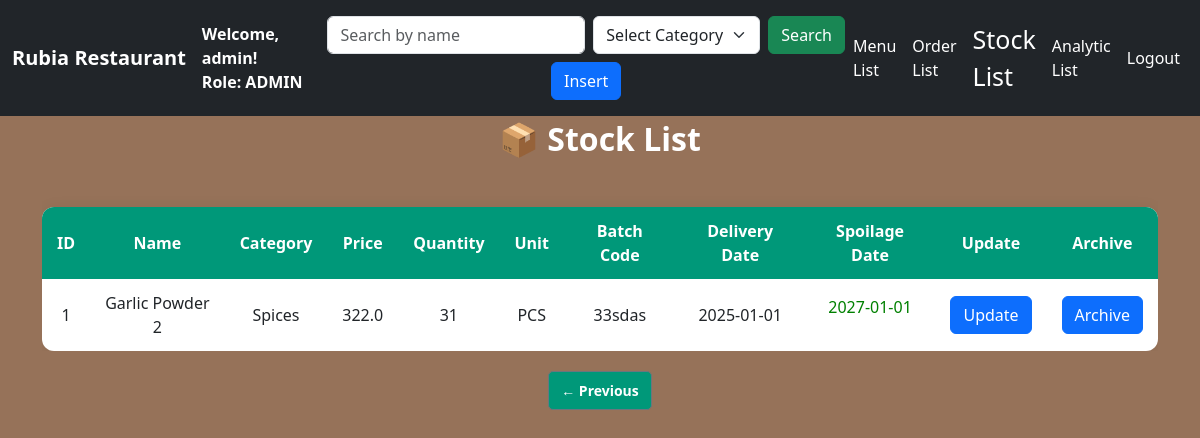
Page /stock/list?page=4 (signed in) on the committed database.
### function/model.py (models this page shows)
class Kitchen_Stock(SQLModel,table=True):
    id:             int                  = Field(default=None,primary_key=True)           #Visible    #Visible      #HIDE
    quantity:       int                  = Field()                                        #Visible    #Visible      #Visible
    price:          float                = Field()                                        #Visible    #Visible      #Visible
    category:       CategoryEnum         = Field()                                        #Visible    #Visible      #Visible
    batch_code:     str                  = Field(nullable=False,max_length=6,unique=True) #Visible    #Visible      #HIDE
    name:           str                  = Field(nullable=False, max_length=56)           #Visible    #Visible      #Visible
    unit:           UnitEnum             = Field()                                        #Visible    #Visible      #Visible
    delivery_date:  datetime.date        = Field(default=date.today())                    #Visible    #Visible      #HIDE
    spoilage_date:  datetime.date        = Field()                                        #Visible    #Visible      #HIDE
    is_archive:     bool                 = Field(default=False)                           #Visible     #Hide        #Hide

### main.py (the view, shortened to what this page needs)
@app.route("/stock/list",methods=['GET','POST'])
def stock_list():
    if 'user_id' not in flask_session:
        return redirect(url_for('login'))
    username = flask_session.get('username')
    role =   flask_session.get('role')
    role = flask_session.get('role')
    if role not in ['ADMIN', 'EMPLOYEE']:
        flash('You cannot Edit this','error')
        return redirect(url_for('restrict_access'))
    page = request.args.get('page',1,type=int)
    with DbaseSession(engine) as session:
        stmt = select(Kitchen_Stock).where(Kitchen_Stock.is_archive == False)
        data = session.exec(stmt).all()
    PER_PAGE = 6
    total = len(data)
    start = (page - 1) * PER_PAGE
    end = start + PER_PAGE
    paginated_data = data[start:end]
    context = {
        'stock_list': paginated_data,
        'username': username,
        'role': role,
        'page': page,
        'total_pages': (total + PER_PAGE - 1) // PER_PAGE,
        'date_condition':today
    }
    return render_template('stock_list.html',**context)

### function/model.py (called while the page is built)
    def __str__(self):
        return self.value

    def __str__(self):
        return self.value

### templates/stock_list.html (shortened to what this page needs)
<!DOCTYPE html>
<html lang="en">
<head>
  <link href="https://cdn.jsdelivr.net/npm/bootstrap@5.3.6/dist/css/bootstrap.min.css" rel="stylesheet">
</head>
<body>
  <nav class="navbar navbar-expand-lg navbar-dark bg-dark fixed-top">
    <div class="container-fluid">
      <a class="navbar-brand fw-bold">Rubia Restaurant</a>
      <div class="d-flex flex-column text-white me-3">
        <span class="fw-bold">Welcome, {{ username }}!</span>
        <span class="fw-bold">Role: {{ role }}</span>
      </div>
      <div class="collapse navbar-collapse justify-content-between" id="navbarNav">
        <form class="d-flex flex-wrap align-items-center justify-content-center mx-auto my-2"
        action="/stock/list" method="POST" style="max-width: 800px; width: 100%; gap: 0.5rem;">
          <div class="flex-grow-1" style="min-width: 180px;">
          <input type="text" class="form-control" name="query_name" placeholder="Search by name">
          </div>
          <div style="min-width: 160px;">
          <select id="category" name="query_category" class="form-select">
          <option value="">Select Category</option>
          </select>
          </div>
          <div>
          <button type="submit" class="btn btn-success">Search</button>
          </div>
          {% if role == 'ADMIN' %}
          <div>
          <button type="button" class="btn btn-primary" data-bs-toggle="modal" data-bs-target="#EditModalInsert">
          Insert
          </button>
          </div>
          {% endif %}
          </form>
        <ul class="navbar-nav align-items-center">
          {% if role in ['ADMIN', 'EMPLOYEE'] %}
          <li class="nav-item"><a class="nav-link text-white" href="/menu/list">Menu List</a></li>
          <li class="nav-item"><a class="nav-link text-white" href="/order/list">Order List</a></li>
          <li class="nav-item"><a class="nav-link text-white" href="/stock/list" style="font-size:25px;">Stock List</a></li>
          <li class="nav-item"><a class="nav-link text-white" href="/analytic/list">Analytic List</a></li>
          {% endif %}
          <li class="nav-item"><a class="nav-link text-white" href="/logout">Logout</a></li>
        </ul>
      </div>
    </div>
  </nav>
  <div class="container">
    <h2 class="section-title"><p class="color:white;">📦 Stock List</p></h2>
    <div class="table-responsive">
      <table class="styled-table mt-4">
        <thead>
          <tr>
            <th>ID</th>
            <th>Name</th>
            <th>Category</th>
            <th>Price</th>
            <th>Quantity</th>
            <th>Unit</th>
            {% if role == 'ADMIN' or role == 'EMPLOYEE' %}
                <th>Batch Code</th>
                <th>Delivery Date</th>
                <th>Spoilage Date</th>
                {% if role == 'ADMIN' %}
                        <th>Update</th>
                        <th>Archive</th>
                {% elif role =='EMPLOYEE' %}
                        <th>Archive</th>
                {% endif %}
            {% endif %}
          </tr>
        </thead>
        <tbody>
          {% for item in stock_list %}
          <tr>
            <td>{{ loop.index }}</td>
            <td>{{ item.name }}</td>
            <td>{{ item.category }}</td>
            <td>{{ item.price }}</td>
            <td>{{ item.quantity }}</td>
            <td>{{ item.unit }}</td>
            {% if role == 'ADMIN' or role == 'EMPLOYEE' %}
            <td>{{ item.batch_code }}</td>
            <td>{{ item.delivery_date }}</td>
            {% if item.spoilage_date >= date_condition %}
                <td>
                  <p style="color:green">{{ item.spoilage_date }}</p>
                </td>
            {% else %}
                <td>
                  <p style="color:red">{{ item.spoilage_date }}</p>
                </td>
            {% endif %}
            {% if role == 'ADMIN' %}
            <td><button type="button" class="btn btn-primary" data-bs-toggle="modal" data-bs-target="#EditModalUpdate{{ item.id }}">Update</button></td>
            <td><button type="button" class="btn btn-primary" data-bs-toggle="modal" data-bs-target="#EditModalArchive{{ item.id }}">Archive</button></td>
            {% elif role == 'EMPLOYEE' %}
            <td><button type="button" class="btn btn-primary" data-bs-toggle="modal" data-bs-target="#EditModalUpdate{{ item.id }}">Update</button></td>
            {% endif %}
            {% endif %}
          </tr>
          {% endfor %}
        </tbody>
      </table>
    </div>
    <div class="pagination-links">
      {% if page > 1 %}
        <a href="{{ url_for('stock_list', page=page-1) }}" class="btn btn-outline-secondary btn-sm">← Previous</a>
      {% endif %}
    </div>
  </div>
</body>
</html>

### templates/stock_list.html (style rules this page uses)
body { background-color: #967259; padding-top: 70px; font-family: 'Segoe UI', Tahoma, Geneva, Verdana, sans-serif; }
.navbar { background-color: #198754; }
.navbar .nav-link, .navbar .navbar-brand { color: #fff !important; }
.styled-table { width: 100%; border-collapse: collapse; border-radius: 12px; overflow: hidden; box-shadow: 0 0 15px rgba(0, 0, 0, 0.05); background-color: white; }
.styled-table thead { background-color: #009879; color: white; text-align: center; }
.styled-table th, .styled-table td { padding: 12px 15px; text-align: center; }
.pagination-links { display: flex; justify-content: center; gap: 10px; margin-top: 20px; color:#009879; }
h2.section-title { font-weight: 700; color: white; text-align: center; margin-bottom: 25px; }
.container { margin-top:50px; }
.pagination-links a { background-color: #009879; color: white; padding: 8px 12px; border-radius: 5px; text-decoration: none; font-weight: bold; }

### rows in the picture
Kitchen_Stock: name "Garlic Powder 2", category "Spices", price "322.0", quantity "31", unit "PCS", batch_code "33sdas", delivery_date "2025-01-01", spoilage_date "2027-01-01"

### other values in the picture
{{ username }} "admin"
{{ role }} "ADMIN"
